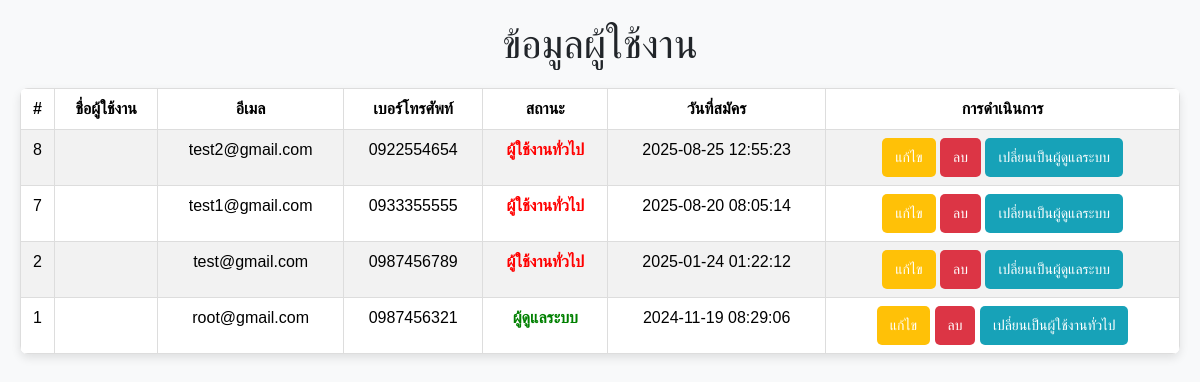
/users_list.php, run on the app's committed database.
### tables this page shows
CREATE TABLE `users` (
  `user_id` int(11) NOT NULL,
  `email` varchar(100) NOT NULL,
  `password` varchar(255) NOT NULL,
  `phone` varchar(15) DEFAULT NULL,
  `address` text,
  `status` tinyint(1) DEFAULT '2' COMMENT '0=ระงับ, 1=admin, 2=user',
  `created_at` timestamp NOT NULL DEFAULT CURRENT_TIMESTAMP,
  `name` varchar(100) DEFAULT NULL,
  `province` varchar(100) DEFAULT NULL,
  `district` varchar(100) DEFAULT NULL,
  `subdistrict` varchar(100) DEFAULT NULL,
  `zipcode` varchar(5) DEFAULT NULL
);

### users_list.php (the view, shortened to what this page needs)
<?php
$servername = "localhost";
$username = "root";
$password = "12345678";
$database = "dro";
$conn = new mysqli($servername, $username, $password, $database);
$sql = "SELECT * FROM users ORDER BY created_at DESC";
$result = $conn->query($sql);
?>
<!DOCTYPE html>
<html lang="th">
<head>
    <link href="bootstrap/css/bootstrap.min.css" rel="stylesheet">
</head>
<body>
    <h1>ข้อมูลผู้ใช้งาน</h1>
    <?php if ($result->num_rows > 0): ?>
        <table class="table table-striped table-hover">
            <thead>
                <tr>
                    <th>#</th>
                    <th>ชื่อผู้ใช้งาน</th>
                    <th>อีเมล</th>
                    <th>เบอร์โทรศัพท์</th>
                    <th>สถานะ</th>
                    <th>วันที่สมัคร</th>
                    <th>การดำเนินการ</th>
                </tr>
            </thead>
            <tbody>
                <?php while ($row = $result->fetch_assoc()): ?>
                    <tr>
                        <td><?php echo htmlspecialchars($row['user_id']); ?></td>
                        <td><?php echo htmlspecialchars($row['username']); ?></td>
                        <td><?php echo htmlspecialchars($row['email']); ?></td>
                        <td><?php echo htmlspecialchars($row['phone'] ?: 'N/A'); ?></td>
                        <td>
                            <?php
                            if ($row['status'] == 1) {
                                echo "<span class='status-active'>ผู้ดูแลระบบ</span>";
                            } else {
                                echo "<span class='status-inactive'>ผู้ใช้งานทั่วไป</span>";
                            }
                            ?>
                        </td>
                        <td><?php echo htmlspecialchars($row['created_at']); ?></td>
                        <td>
                            <a href="edit_user.php?user_id=<?php echo $row['user_id']; ?>" class="btn btn-edit">แก้ไข</a>
                            <a href="delete_user.php?user_id=<?php echo $row['user_id']; ?>" class="btn btn-delete" onclick="return confirm('ยืนยันการลบผู้ใช้งาน?');">ลบ</a>
                            <a href="user_list.php?change_status_id=<?php echo $row['user_id']; ?>" class="btn btn-status">
                                <?php echo $row['status'] == 1 ? "เปลี่ยนเป็นผู้ใช้งานทั่วไป" : "เปลี่ยนเป็นผู้ดูแลระบบ"; ?>
                            </a>
                        </td>
                    </tr>
                <?php endwhile; ?>
            </tbody>
        </table>
    <?php else: ?>
        <p class="no-data">ไม่มีข้อมูลผู้ใช้งาน</p>
    <?php endif; ?>
</body>
</html>

### users_list.php (style rules this page uses)
body { font-family: Arial, sans-serif; background-color: #f8f9fa; padding: 20px; }
h1 { text-align: center; margin-bottom: 20px; }
table { width: 100%; border-collapse: collapse; background: white; border-radius: 8px; overflow: hidden; box-shadow: 0 4px 10px rgba(0, 0, 0, 0.1); }
table th, table td { text-align: center; padding: 12px; border: 1px solid #ddd; }
table th { background-color: #007bff; color: white; }
table tr:nth-child(even) { background-color: #f9f9f9; }
.status-active { color: green; font-weight: bold; }
.status-inactive { color: red; font-weight: bold; }
.btn { padding: 8px 12px; text-decoration: none; color: white; border-radius: 5px; font-size: 14px; cursor: pointer; transition: 0.3s; }
.btn-edit { background-color: #ffc107; }
.btn-delete { background-color: #dc3545; }
.btn-status { background-color: #17a2b8; }

### data on the page
users: user_id "8", email "test2@gmail.com", phone "0922554654", status "ผู้ใช้งานทั่วไป", created_at "2025-08-25 12:55:23"
users: user_id "7", email "test1@gmail.com", phone "0933355555", status "ผู้ใช้งานทั่วไป", created_at "2025-08-20 08:05:14"
users: user_id "2", email "test@gmail.com", phone "0987456789", status "ผู้ใช้งานทั่วไป", created_at "2025-01-24 01:22:12"
users: user_id "1", email "root@gmail.com", phone "0987456321", status "ผู้ดูแลระบบ", created_at "2024-11-19 08:29:06"
